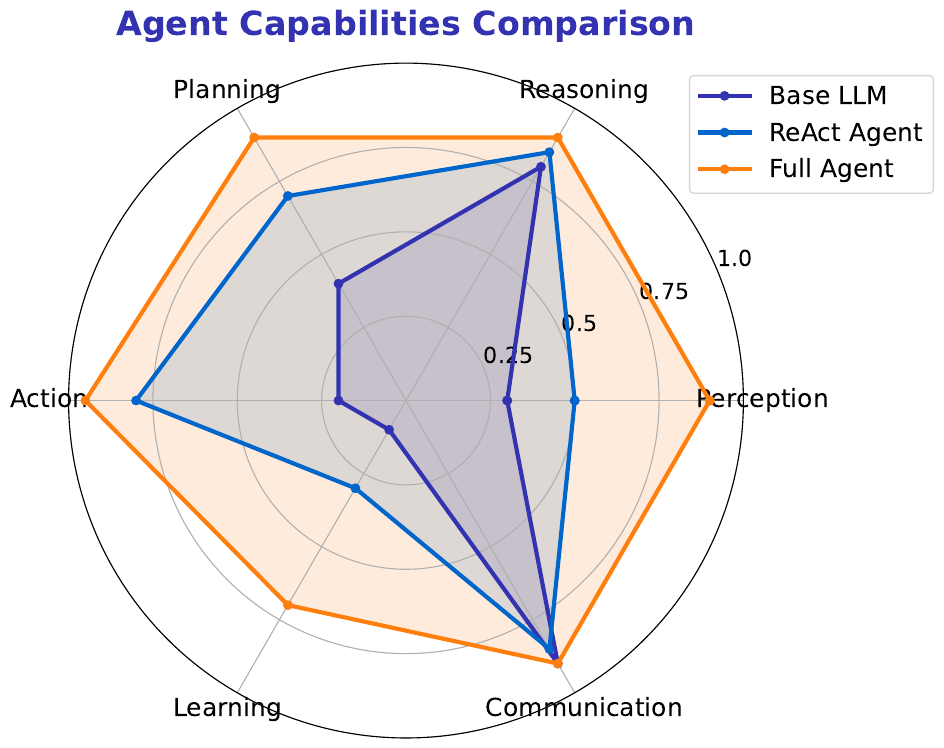

Reproduce this figure in Python.
"""
Agent Capabilities Radar Chart
Week 1 - Introduction to Agentic AI
"""

from pathlib import Path

import matplotlib.pyplot as plt
import numpy as np

plt.rcParams.update(
    {
        "font.size": 24,
        "axes.labelsize": 24,
        "axes.titlesize": 26,
        "xtick.labelsize": 22,
        "ytick.labelsize": 22,
        "legend.fontsize": 22,
        "figure.figsize": (10, 6),
        "figure.dpi": 150,
        "font.family": "sans-serif",
    }
)

MLPURPLE = "#3333B2"
MLBLUE = "#0066CC"
MLORANGE = "#FF7F0E"

categories = ["Perception", "Reasoning", "Planning", "Action", "Learning", "Communication"]
N = len(categories)

# Agent types comparison
llm_values = [0.3, 0.8, 0.4, 0.2, 0.1, 0.9]
react_agent = [0.5, 0.85, 0.7, 0.8, 0.3, 0.85]
full_agent = [0.9, 0.9, 0.9, 0.95, 0.7, 0.9]

angles = [n / float(N) * 2 * np.pi for n in range(N)]
angles += angles[:1]

fig, ax = plt.subplots(figsize=(10, 8), subplot_kw=dict(polar=True))

for values, label, color in [
    (llm_values, "Base LLM", MLPURPLE),
    (react_agent, "ReAct Agent", MLBLUE),
    (full_agent, "Full Agent", MLORANGE),
]:
    values = values + values[:1]
    ax.plot(angles, values, "o-", linewidth=3, label=label, color=color)
    ax.fill(angles, values, alpha=0.15, color=color)

ax.set_xticks(angles[:-1])
ax.set_xticklabels(categories, size=18)
ax.set_ylim(0, 1)
ax.set_yticks([0.25, 0.5, 0.75, 1.0])
ax.set_yticklabels(["0.25", "0.5", "0.75", "1.0"], size=16)
ax.legend(loc="upper right", bbox_to_anchor=(1.3, 1.0), fontsize=18)
ax.set_title("Agent Capabilities Comparison", size=24, fontweight="bold", color=MLPURPLE, pad=20)

plt.tight_layout()
plt.savefig(Path(__file__).parent / "agent_capabilities.pdf", dpi=300, bbox_inches="tight", facecolor="white")
plt.close()
print(f"Chart saved to {Path(__file__).parent / 'agent_capabilities.pdf'}")
